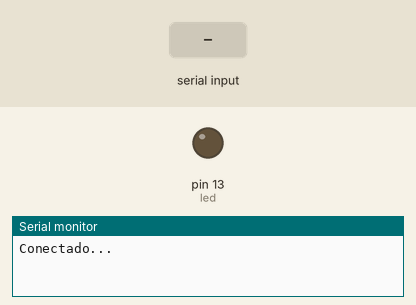
A sketch run on a simulated Arduino Uno, built with avr-gcc and run on an emulated ATmega328P. Parts: output pins drawn as LEDs (lit = HIGH), the last lines printed to the serial monitor. The test bench sets the inputs (shaded band).

Above: at 2.2 s.
2.3 s: "L" received over the second serial link
At 3.3 s:
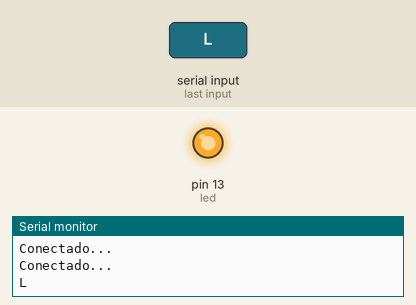
5.0 s: "D" received over the second serial link
At 5.4 s:
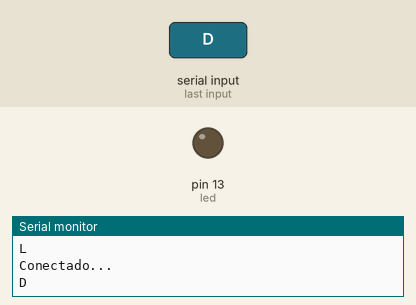
Timing chart, 0 to 8.0 s (numbered marks = the images above; inputs shaded):
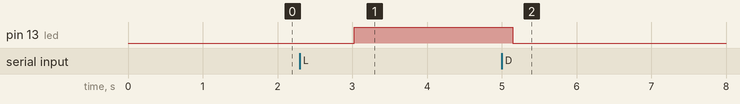

The sketch:

arduino-hc06-turn-led-on-using-bluetooth-connection.ino
```cpp
// Carrega a biblioteca SoftwareSerial
#include <SoftwareSerial.h>

SoftwareSerial hc06(2,3);
int led = 13;
char buf;

void setup(){
  //Initialize Serial Monitor
  Serial.begin(9600);
  pinMode(led, OUTPUT);

  //Initialize Bluetooth Serial Port
  hc06.begin(9600);

  delay(1000);
}

void loop(){
  Serial.println("Conectado...");
  hc06.println("Conectado...");

  int watchDogCounter = 0;

  while(hc06.available() > 0){
    buf = hc06.read();

    // Caracter L para ligar o led
    Serial.println(buf);
    if (buf == 'L')
      digitalWrite(13, HIGH);

    // Caracter D para desligar o led
    if (buf == 'D')
      digitalWrite(13, LOW);

    // Se ficar mais de 5 segundos no loop, sai automaticamente
    delay(100);
    watchDogCounter++;
    if (watchDogCounter > 50)
      break;
  }

  delay(2000);
}
```

Measured:
- after the input at 2.3 s, pin 13 (led): LOW → HIGH after 0.73 s
- after the input at 5.0 s, pin 13 (led): HIGH → LOW after 0.14 s
